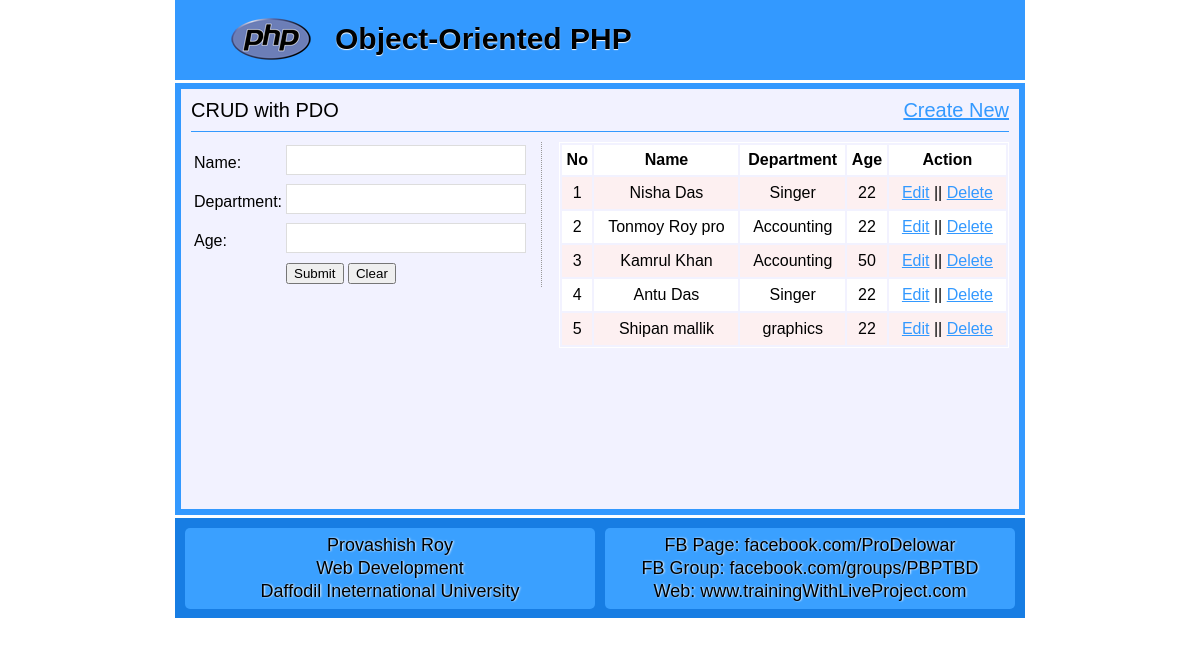
The page / on the database its author committed.
### tables this page shows
CREATE TABLE `tbl_student` (
  `id` int(11) NOT NULL,
  `name` varchar(50) NOT NULL,
  `dept` varchar(50) NOT NULL,
  `age` int(11) NOT NULL
);

### classes/Student.php (called while the page is built, shortened)
<?php
include"DB.php";
class Student{
	private $table = "tbl_student";
	public function readAll(){
		$sql = "SELECT * FROM $this->table";
		$stmt = DB::prepare($sql);
		$stmt->execute();
		return $stmt->fetchAll();
	}
}
?>

### classes/DB.php (called while the page is built, shortened)
<?php
class DB{
	private static $pdo;
	public static function connection(){
		if (!isset(self::$pdo)) {
				try{
				self::$pdo = new PDO('mysql:host='.DB_HOST.';dbname='.DB_NAME,DB_USER,DB_PASS);
			}catch(PDOException $e){
				echo  $e->getMessage();
			 }
		}
		return self::$pdo;
	}
	public static function prepare($sql){
		return self::connection()->prepare($sql);
	}
}
?>

### index.php (the view, shortened to what this page needs)
<?php include "inc/header.php"; ?>
<section class="mainleft">
<?php
$user = new Student();
?>
<?php
if (isset($_GET['action']) && $_GET['action']=='update') {
    $id = (int)$_GET['id'];
    $result = $user->readById($id);
?>
<form action="" method="post">
 <table>
    <input type="hidden" name="id" value="<?php echo $result['id'];?>"/>
    <tr>
        <td>Name: </td>
        <td><input type="text" name="name" value="<?php echo $result['name'];?>" required="1"/></td>
    </tr>
    <tr>
       <td>Department: </td>
        <td><input type="text" name="dept" value="<?php echo $result['dept'];?>" required="1"/></td>
    </tr>
    <tr>
      <td>Age: </td>
        <td><input type="text" name="age" value="<?php echo $result['age'];?>" required="1"/></td>
    </tr>
    <tr>
      <td></td>
        <td>
        <input type="submit" name="update" value="Submit"/>
        <input type="reset" value="Clear"/>
        </td>
    </tr>
  </table>
</form>
<?php }else{?>
<form action="" method="post">
 <table>
    <tr>
        <td>Name: </td>
        <td><input type="text" name="name" required="1"/></td>
    </tr>
    <tr>
       <td>Department: </td>
        <td><input type="text" name="dept" required="1"/></td>
    </tr>
    <tr>
      <td>Age: </td>
        <td><input type="text" name="age" required="1"/></td>
    </tr>
    <tr>
      <td></td>
        <td>
        <input type="submit" name="submit" value="Submit"/>
        <input type="reset" value="Clear"/>
        </td>
    </tr>
  </table>
</form>
<?php }?>
</section>
<section class="mainright">
  <table class="tblone">
    <tr>
        <th>No</th>
        <th>Name</th>
        <th>Department</th>
        <th>Age</th>
        <th>Action</th>
    </tr>
    <?php
    $i = 0;
    foreach ($user->readAll() as $key => $value) {
        $i++;
    ?>
    <tr>
        <td><?php echo $i ;?></td>
        <td><?php echo $value['name'] ;?></td>
        <td><?php echo $value['dept'] ;?></td>
        <td><?php echo $value['age'] ;?></td>
        <td>
            <?php echo "<a href='index.php?action=update&id=".$value['id']."'>Edit</a>";?> ||
        <?php echo "<a href='index.php?action=delete&id=".$value['id']."' onClick='return confirm(\"Are you sure\")'>Delete</a>";?>
        </td>
    </tr>
<?php } ?>
  </table>
</section>
<?php include "inc/footer.php"; ?>

### inc/header.php (shortened to what this page needs)
<!DOCTYPE HTML>
<html>
<head>
</head>
<body>
  <header class="headeroption">
    <h2>Object-Oriented PHP</h2>
  </header>
<div class="content">
<section class="subject">
<p>CRUD with PDO <span style="float:right"><a href="index.php">Create New</a></span><p>
</section>

### inc/footer.php
</div>
  <footer class="footeroption">
	  <section class="footerone">
	  <p>Provashish Roy</p>
	  <p>Web Development</p>
	  <p>Daffodil Ineternational University</p>
	  </section>
	  <section class="footerone">
		  <p>FB Page: facebook.com/ProDelowar</p>
		  <p>FB Group: facebook.com/groups/PBPTBD</p>
		  <p>Web: www.trainingWithLiveProject.com</p>
	  </section>
  </footer>
</body>
</html>

### inc/header.php (style rules this page uses)
body { font-family: arial;font-size: 15px;line-height: 18px;margin: 0 auto;width: 850px; }
a { color:#3399FF; }
.headeroption { background: #3399ff url("img/php.png") no-repeat scroll 56px 18px;height: 80px;overflow: hidden;padding-left: 160px; }
.headeroption h2 { color: #000;font-size: 30px;padding-top: 5px;text-shadow: 0 1px 1px #fff; }
.content { background: #f2f2ff;border: 6px solid #3399ff;font-size: 16px;line-height: 22px;margin-bottom: 3px;margin-top: 3px;min-height: 400px;overflow: hidden;padding: 10px; }
.subject { border-bottom: 1px solid #3399ff;font-size: 20px;margin-bottom: 10px;padding-bottom: 10px; }
.subject p { margin:0; }
.mainleft { border-right: 1px dotted #999;float: left;margin-right: 16px;width: 350px; }
.mainright { float:right;width:450px; }
.tblone { width:100%;border:1px solid #fff; }
.tblone td { padding:5px 10px;text-align:center; }
table.tblone tr:nth-child(2n+1) { background:#fff;height:30px; }
table.tblone tr:nth-child(2n) { background:#fdf0f1 none repeat scroll 0 0;height:30px; }
input[type="text"] { border:1px solid #ddd;margin-bottom:5px;padding:5px;width:228px;font-size:16px }
input[type="submit"] { cursor: pointer }
.footeroption { height:90px;background:#177de3;overflow:hidden;padding-top:10px;overflow: hidden; }
.footerone { background: #3aa0ff;border-radius: 5px;float: left;font-size: 18px;line-height: 23px;margin-left: 10px;padding: 6px 10px;text-align: center;text-shadow: 1px 0 2px #fff;width: 390px;overflow: hidden; }
.footerone p { margin:0; }

### rows shown on the page
tbl_student: name "Nisha Das", dept "Singer", age "22"
tbl_student: name "Tonmoy Roy pro", dept "Accounting", age "22"
tbl_student: name "Kamrul Khan", dept "Accounting", age "50"
tbl_student: name "Antu Das", dept "Singer", age "22"
tbl_student: name "Shipan mallik", dept "graphics", age "22"
